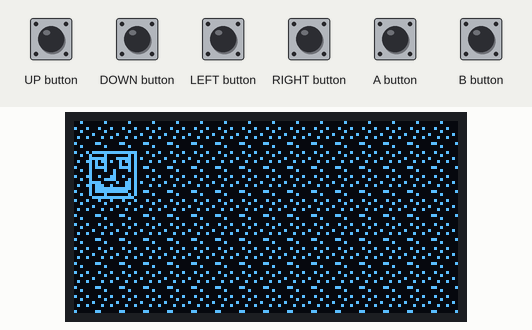
Simulated run of this sketch. Board: Arduboy, built with avr-gcc and run on an emulated ATmega32U4. Parts: 128×64 one-colour display. The test bench sets the inputs (shaded band).

Above: at 1.2 s.
1.3 s: UP button pressed for 1 s
At 2.7 s:
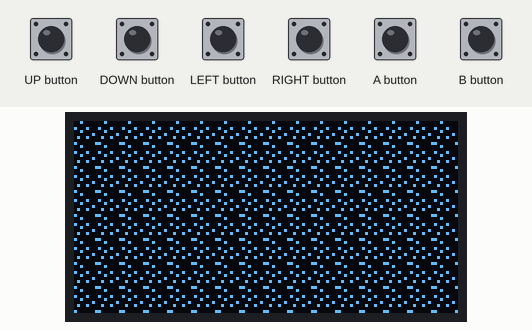
3.8 s: DOWN button pressed for 1 s
At 5.2 s:
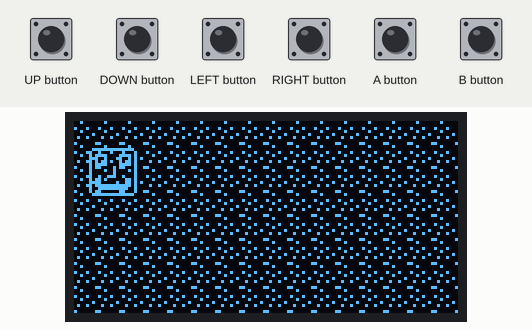
6.3 s: RIGHT button pressed for 1 s
At 8.5 s:
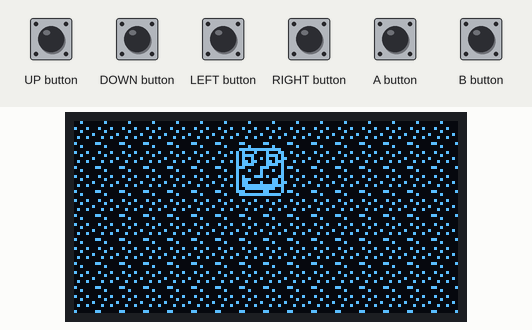
8.8 s: LEFT button pressed for 0.15 s
At 10.1 s:
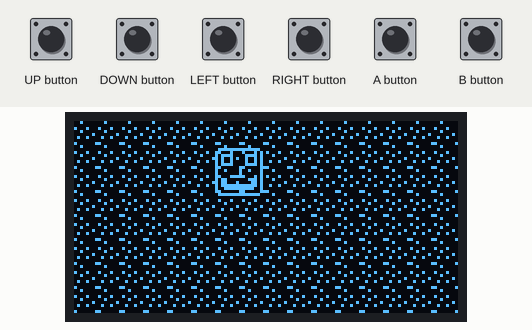
10.4 s: UP button pressed for 0.15 s
At 11.7 s:
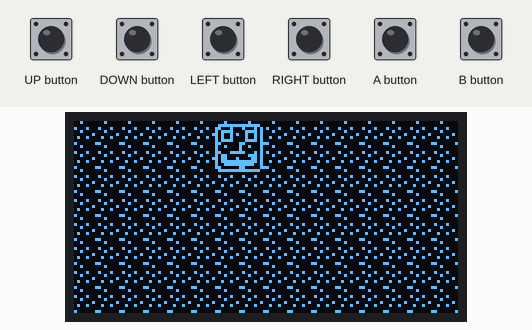
12.0 s: DOWN button pressed for 0.15 s
At 12.5 s:
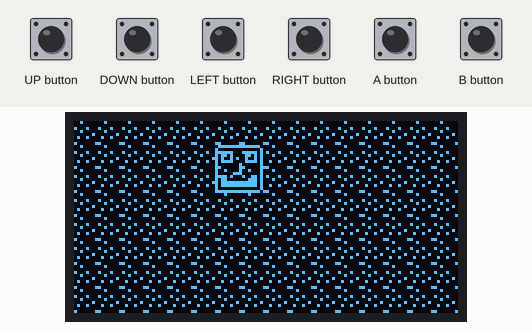
Timing chart, 0 to 14.6 s (numbered marks = the images above; inputs shaded):
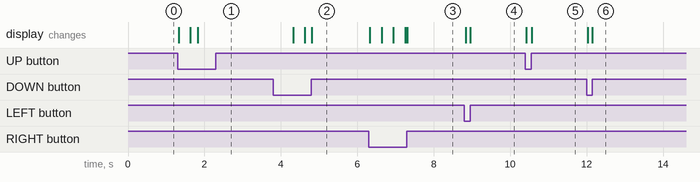

Measured:
- after the input at 1.3 s, the display: first changes at once (image 1 shows a later state)
- after the input at 3.8 s, the display: first changes after 0.52 s (image 2 shows a later state)
- after the input at 6.3 s, the display: first changes at once (image 3 shows a later state)
- after the input at 8.8 s, the display: first changes at once (image 4 shows a later state)
- after the input at 10.4 s, the display: first changes at once (image 5 shows a later state)
- after the input at 12.0 s, the display: first changes at once (image 6 shows a later state)

The sketch:

pt6.ino
```cpp
#include <Arduboy.h>
Arduboy arduboy;

const unsigned char background[] PROGMEM  = {
    0x84, 0x20, 0x9, 0x00, 0x24, 0x00, 0x10, 0x80,
};
const unsigned char player[] PROGMEM  = {
    0xfe, 0x1, 0x3d, 0x25, 0x25, 0x3d, 0x1, 0x1, 0xc1, 0x1, 0x3d, 0x25, 0x25, 0x3d, 0x1, 0xfe, 0x7f, 0x80, 0x9c, 0xbc, 0xb0, 0xb0, 0xb2, 0xb2, 0xb3, 0xb0, 0xb0, 0xb0, 0xbc, 0x9c, 0x80, 0x7f,
};
int playerx = 5;
int playery = 10;

void setup() {
  arduboy.begin();
  arduboy.clear();
}
void loop() {
  arduboy.clear();
  if(arduboy.pressed(LEFT_BUTTON))
    playerx--;
  if(arduboy.pressed(RIGHT_BUTTON))
    playerx++;
  if(arduboy.pressed(UP_BUTTON))
    playery--;
  if(arduboy.pressed(DOWN_BUTTON))
    playery++;
  arduboy.drawBitmap(playerx, playery, player, 16, 16, WHITE);
  for( int backgroundx = 0; backgroundx < 128; backgroundx += 8)
    for( int backgroundy = 0; backgroundy < 64; backgroundy += 8)
      arduboy.drawBitmap( backgroundx, backgroundy, background, 8, 8, WHITE);
  arduboy.display();
}
```
